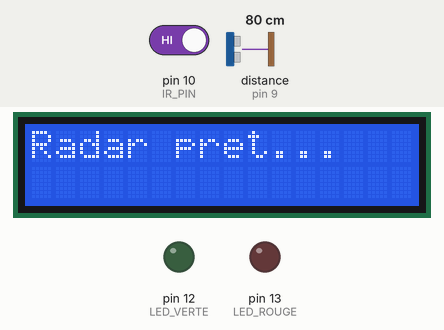
The sketch below on a simulated Arduino Uno, built with avr-gcc and run on an emulated ATmega328P. On the bench: 16×2 character LCD, output pins drawn as LEDs (lit = HIGH). Wiring (inferred from the names in the program): ultrasonic range finder: trigger pin 8; echo pin 9. Dashed ring = blinking. The test bench sets the inputs (shaded band); at power-on: pin 10 (IR_PIN) HIGH, distance to the obstacle (sensor on pin 9) 80 cm. The echo pulse lasts 58.3 µs per cm; pins used as bus, display or sensor lines are not drawn; what the sketch prints to the serial monitor is not drawn.

Above: at 0.1 s.
2.3 s: pin 10 (IR_PIN) driven LOW
At 2.43 s:
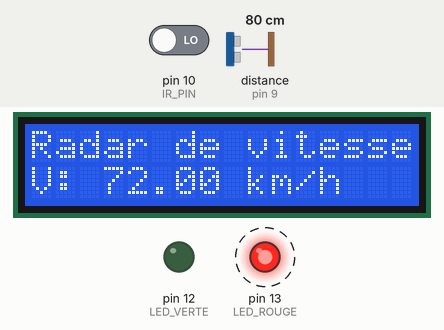
4.4 s: distance to the obstacle (sensor on pin 9) set to 2 cm
At 7.08 s:
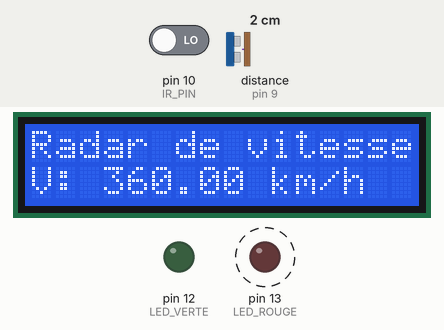
7.4 s: distance to the obstacle (sensor on pin 9) set to 18 cm
At 8.91 s:
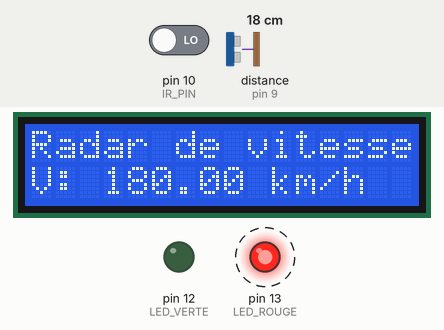
10.3 s: distance to the obstacle (sensor on pin 9) set to 35 cm
At 12.96 s:
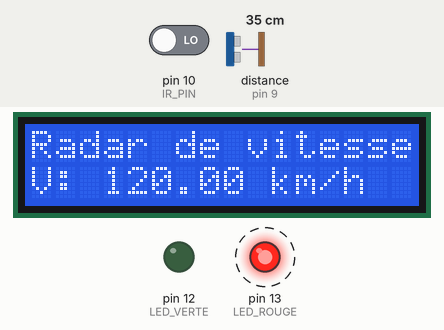
13.3 s: pin 10 (IR_PIN) driven HIGH
At 15.4 s:
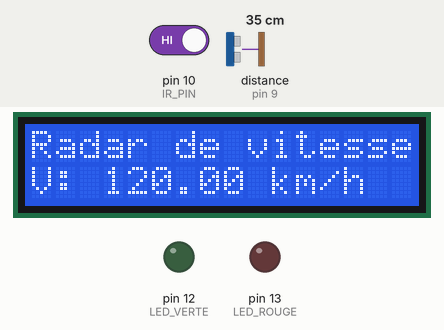
Timing chart, 0 to 15.9 s (numbered marks = the images above; inputs shaded):
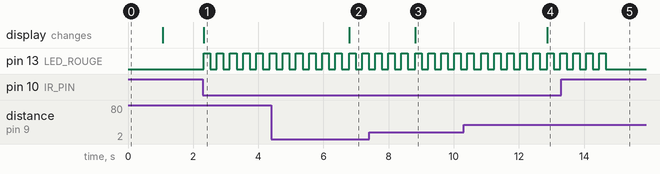

Measured:
- after the input at 2.3 s, pin 13 (LED_ROUGE): alternates HIGH for 0.20 s and LOW for 0.20 s, starting at once; the display: changes at once (image 1)
- after the input at 4.4 s, the display: changes after 2.4 s (image 2)
- after the input at 7.4 s, the display: changes after 1.4 s (image 3)
- after the input at 10.3 s, the display: changes after 2.6 s (image 4)
- after the input at 13.3 s, pin 13 (LED_ROUGE): goes on until 14.7 s, then stays LOW

The sketch:

speedRadar.ino
```cpp
#include <LiquidCrystal.h>

// === CONFIGURATION ===
#define TRIG_PIN 8
#define ECHO_PIN 9
#define IR_PIN 10
#define LED_VERTE 12
#define LED_ROUGE 13

#define DISTANCE_ENTRE_CAPTEURS 10   // cm
#define LIMITE_VITESSE 0.4           // km/h ≈ 100 cm/s

LiquidCrystal lcd(7, 6, 5, 4, 3, 2);

bool passageIRDetecte = false;
bool passageUltrasonDetecte = false;
unsigned long tempsIR = 0;
unsigned long tempsUltrason = 0;

// === FONCTIONS ===
long mesureDistance() {
  digitalWrite(TRIG_PIN, LOW);
  delayMicroseconds(2);
  digitalWrite(TRIG_PIN, HIGH);
  delayMicroseconds(10);
  digitalWrite(TRIG_PIN, LOW);
  long duree = pulseIn(ECHO_PIN, HIGH);
  long distance = duree * 0.034 / 2; // cm
  return distance;
}

void afficherLCD(float vitesse) {
  lcd.clear();
  lcd.setCursor(0, 0);
  lcd.print("Radar de vitesse");
  lcd.setCursor(0, 1);
  lcd.print("V: ");
  lcd.print(vitesse, 2);
  lcd.print(" km/h");
}

// === FONCTION CLIGNOTEMENT LED ===
void clignoterLED(int pin, int dureeTotale, int intervalle) {
  unsigned long debut = millis();
  while (millis() - debut < dureeTotale) {
    digitalWrite(pin, HIGH);
    delay(intervalle);
    digitalWrite(pin, LOW);
    delay(intervalle);
  }
}

// === SETUP ===
void setup() {
  Serial.begin(9600);
  pinMode(TRIG_PIN, OUTPUT);
  pinMode(ECHO_PIN, INPUT);
  pinMode(IR_PIN, INPUT);
  pinMode(LED_VERTE, OUTPUT);
  pinMode(LED_ROUGE, OUTPUT);

  lcd.begin(16, 2);
  lcd.print("Radar pret...");
  delay(1000);
  lcd.clear();
}

// === LOOP PRINCIPALE ===
void loop() {
  // --- Détection passage capteur IR --- (désormais premier)
  int etatIR = digitalRead(IR_PIN);
  if (etatIR == LOW && !passageIRDetecte) {
    passageIRDetecte = true;
    tempsIR = millis();
    Serial.println("Passage IR detecte");
  }

  // --- Détection passage capteur ultrason --- (désormais second)
  long distance = mesureDistance();
  if (distance > 0 && distance < 100 && passageIRDetecte && !passageUltrasonDetecte) {
    passageUltrasonDetecte = true;
    tempsUltrason = millis();
    Serial.println("Passage ultrason detecte");

    // --- Calcul vitesse ---
    float deltaTemps = (tempsUltrason - tempsIR) / 1000.0; // en secondes
    if (deltaTemps <= 0) deltaTemps = 0.001; // éviter division par zéro
    float vitesse_cmps = DISTANCE_ENTRE_CAPTEURS / deltaTemps; // cm/s
    float vitesse_kmh = vitesse_cmps * 0.036; // conversion cm/s → km/h

    Serial.print("Vitesse: ");
    Serial.print(vitesse_kmh);
    Serial.println(" km/h");

    afficherLCD(vitesse_kmh);

    // --- CLIGNOTEMENT LED ---
    if (vitesse_kmh > LIMITE_VITESSE) {
      Serial.println("vitesse trop elevee !");
      clignoterLED(LED_ROUGE, 2000, 200);  // clignote 2 s (intervalle 200 ms)
    } else {
      Serial.println("Vitesse correcte");
      clignoterLED(LED_VERTE, 2000, 200);  // clignote 2 s (intervalle 200 ms)
    }

    // --- Réinitialisation ---
    passageIRDetecte = false;
    passageUltrasonDetecte = false;
  }
}
```
